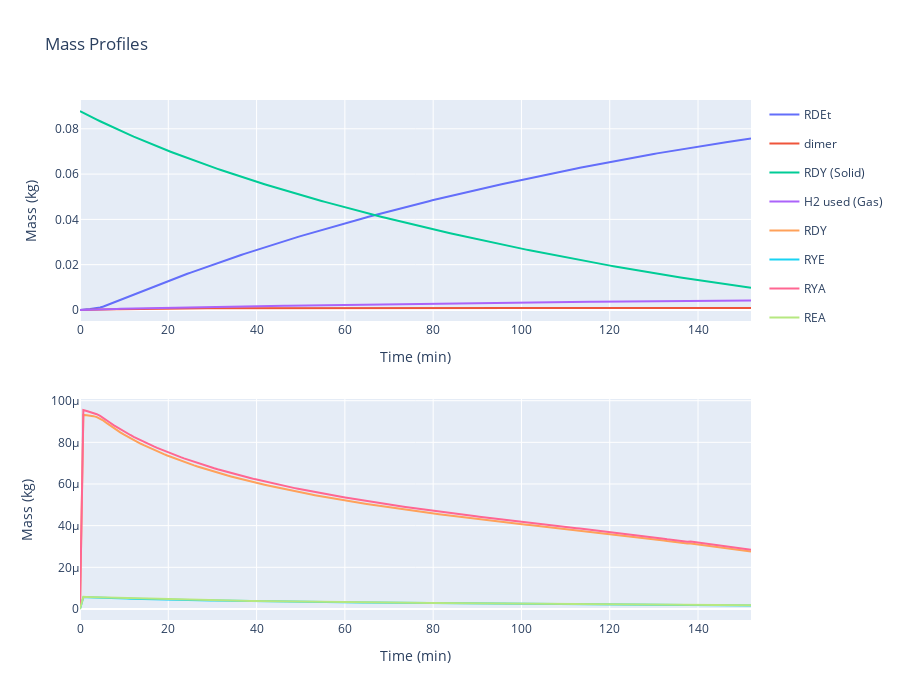

Notebook source saved alongside this figure:
### Code cell
# model simulation and plot concentration profiles of RDY, RYE, RYA, REA, RDEt, dimer
operation_params = {
    ('Initial_Mass_Solid', 'solid_feedstock', None, None, 'RDY'):   0.08784,
    ('Temperature', None, None, None, None):                        20,
    ('Pressure', None, None, None, None):                           10,
    ('Batch_Time', None, None, None, None):                         152,
}
kinetics_params = hydrogenation.kinetics_params()
hydrogenation.plot_simulation_profiles(operation_params)

### Figure 1 — Plotly figure (JSON) as saved in the notebook; plotly's stock layout.template omitted (floating-point values rounded to 4 significant figures; data arrays with more than 128 entries replaced by an {"elided": "..."} marker saying what was removed)
{"data": [{"hovertemplate": "Species=RDEt<br>Time (min)=%{x}<br>Mass (kg)=%{y}<extra></extra>", "legendgroup": "RDEt", "line": {"color": "#636efa", "dash": "solid"}, "marker": {"symbol": "circle"}, "mode": "lines", "name": "RDEt", "orientation": "v", "showlegend": true, "type": "scatter", "x": {"elided": "201 float values"}, "xaxis": "x", "y": {"elided": "201 float values"}, "yaxis": "y"}, {"hovertemplate": "Species=dimer<br>Time (min)=%{x}<br>Mass (kg)=%{y}<extra></extra>", "legendgroup": "dimer", "line": {"color": "#EF553B", "dash": "solid"}, "marker": {"symbol": "circle"}, "mode": "lines", "name": "dimer", "orientation": "v", "showlegend": true, "type": "scatter", "x": {"elided": "201 float values"}, "xaxis": "x", "y": {"elided": "201 float values"}, "yaxis": "y"}, {"hovertemplate": "Species=RDY (Solid)<br>Time (min)=%{x}<br>Mass (kg)=%{y}<extra></extra>", "legendgroup": "RDY (Solid)", "line": {"color": "#00cc96", "dash": "solid"}, "marker": {"symbol": "circle"}, "mode": "lines", "name": "RDY (Solid)", "orientation": "v", "showlegend": true, "type": "scatter", "x": {"elided": "201 float values"}, "xaxis": "x", "y": {"elided": "201 float values"}, "yaxis": "y"}, {"hovertemplate": "Species=H2 used (Gas)<br>Time (min)=%{x}<br>Mass (kg)=%{y}<extra></extra>", "legendgroup": "H2 used (Gas)", "line": {"color": "#ab63fa", "dash": "solid"}, "marker": {"symbol": "circle"}, "mode": "lines", "name": "H2 used (Gas)", "orientation": "v", "showlegend": true, "type": "scatter", "x": {"elided": "201 float values"}, "xaxis": "x", "y": {"elided": "201 float values"}, "yaxis": "y"}, {"hovertemplate": "Species=RDY<br>Time (min)=%{x}<br>Mass (kg)=%{y}<extra></extra>", "legendgroup": "RDY", "line": {"color": "#FFA15A", "dash": "solid"}, "marker": {"symbol": "circle"}, "mode": "lines", "name": "RDY", "orientation": "v", "showlegend": true, "type": "scatter", "x": {"elided": "201 float values"}, "xaxis": "x2", "y": {"elided": "201 float values"}, "yaxis": "y2"}, {"hovertemplate": "Species=RYE<br>Time (min)=%{x}<br>Mass (kg)=%{y}<extra></extra>", "legendgroup": "RYE", "line": {"color": "#19D3F3", "dash": "solid"}, "marker": {"symbol": "circle"}, "mode": "lines", "name": "RYE", "orientation": "v", "showlegend": true, "type": "scatter", "x": {"elided": "201 float values"}, "xaxis": "x2", "y": {"elided": "201 float values"}, "yaxis": "y2"}, {"hovertemplate": "Species=RYA<br>Time (min)=%{x}<br>Mass (kg)=%{y}<extra></extra>", "legendgroup": "RYA", "line": {"color": "#FF6692", "dash": "solid"}, "marker": {"symbol": "circle"}, "mode": "lines", "name": "RYA", "orientation": "v", "showlegend": true, "type": "scatter", "x": {"elided": "201 float values"}, "xaxis": "x2", "y": {"elided": "201 float values"}, "yaxis": "y2"}, {"hovertemplate": "Species=REA<br>Time (min)=%{x}<br>Mass (kg)=%{y}<extra></extra>", "legendgroup": "REA", "line": {"color": "#B6E880", "dash": "solid"}, "marker": {"symbol": "circle"}, "mode": "lines", "name": "REA", "orientation": "v", "showlegend": true, "type": "scatter", "x": {"elided": "201 float values"}, "xaxis": "x2", "y": {"elided": "201 float values"}, "yaxis": "y2"}], "layout": {"height": 700, "title": {"text": "Mass Profiles"}, "width": 900, "xaxis": {"anchor": "y", "domain": [0, 1], "title": {"text": "Time (min)"}}, "xaxis2": {"anchor": "y2", "domain": [0, 1], "title": {"text": "Time (min)"}}, "yaxis": {"anchor": "x", "domain": [0.575, 1], "title": {"text": "Mass (kg)"}}, "yaxis2": {"anchor": "x2", "domain": [0, 0.425], "title": {"text": "Mass (kg)"}}}}
